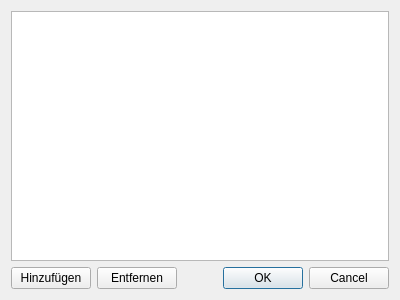
<?xml version="1.0" encoding="UTF-8"?>
<ui version="4.0">
 <class>varEditor</class>
 <widget class="QDialog" name="varEditor">
  <property name="geometry">
   <rect>
    <x>0</x>
    <y>0</y>
    <width>400</width>
    <height>300</height>
   </rect>
  </property>
  <property name="windowTitle">
   <string>Dialog</string>
  </property>
  <layout class="QGridLayout" name="gridLayout">
   <item row="0" column="0">
    <widget class="QListWidget" name="listWidget"/>
   </item>
   <item row="1" column="0">
    <layout class="QHBoxLayout" name="horizontalLayout">
     <item>
      <layout class="QHBoxLayout" name="horizontalLayout_2">
       <item>
        <widget class="QPushButton" name="pushButton_add">
         <property name="text">
          <string>Hinzufügen</string>
         </property>
        </widget>
       </item>
       <item>
        <widget class="QPushButton" name="pushButton_remove">
         <property name="text">
          <string>Entfernen</string>
         </property>
        </widget>
       </item>
      </layout>
     </item>
     <item>
      <widget class="QDialogButtonBox" name="buttonBox">
       <property name="orientation">
        <enum>Qt::Horizontal</enum>
       </property>
       <property name="standardButtons">
        <set>QDialogButtonBox::Cancel|QDialogButtonBox::Ok</set>
       </property>
      </widget>
     </item>
    </layout>
   </item>
  </layout>
 </widget>
 <resources/>
 <connections>
  <connection>
   <sender>buttonBox</sender>
   <signal>accepted()</signal>
   <receiver>varEditor</receiver>
   <slot>accept()</slot>
   <hints>
    <hint type="sourcelabel">
     <x>248</x>
     <y>254</y>
    </hint>
    <hint type="destinationlabel">
     <x>157</x>
     <y>274</y>
    </hint>
   </hints>
  </connection>
  <connection>
   <sender>buttonBox</sender>
   <signal>rejected()</signal>
   <receiver>varEditor</receiver>
   <slot>reject()</slot>
   <hints>
    <hint type="sourcelabel">
     <x>316</x>
     <y>260</y>
    </hint>
    <hint type="destinationlabel">
     <x>286</x>
     <y>274</y>
    </hint>
   </hints>
  </connection>
 </connections>
</ui>
